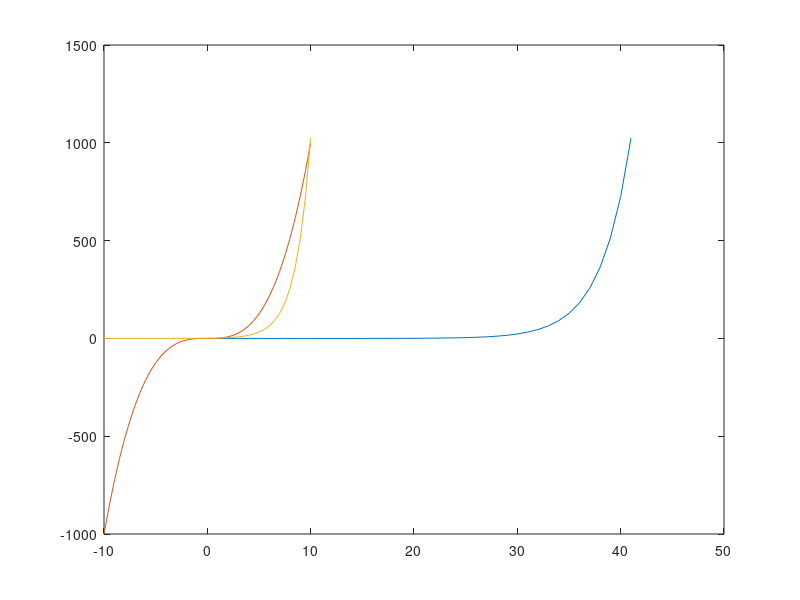

Source code (MATLAB):
%to get the graph, set up a vector A
A=[-10:0.5:10];

%get the new vector B
B=[];
for i=1:length(A)
    B(i)=A(i)*A(i)*A(i);
end


%get the new vector C
C=[];
for i=1:length(A)
    C(i)=pow2(A(i));
end

%plot the vector B
plot(B);

%plot the vector C
plot(C);

%plot B and C in one picture.
close all;
hold on;
plot(A, B,'DisplayName','vector B');
plot(A, C,'DisplayName','vector C');
hold off;
